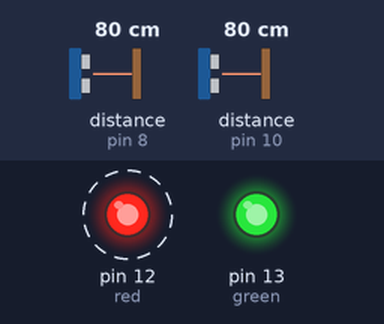
Simulated run of this sketch. Board: Arduino Uno, built with avr-gcc and run on an emulated ATmega328P. Parts: output pins drawn as LEDs (lit = HIGH). Wiring (inferred from the names in the program): 2 × ultrasonic range finder: trigger pin 9, echo pin 8 / trigger pin 11, echo pin 10. Dashed ring = blinking. Inputs (shaded band) come from the test bench; at power-on: distance to the obstacle (sensors on pin 8, pin 10) 80 cm. The echo pulse lasts 58.3 µs per cm; pins used as bus, display or sensor lines are not drawn; what the sketch prints to the serial monitor is not drawn.

Above: at 1.8 s.
1.9 s: distance to the obstacle (sensor on pin 8) set to 60 cm
6.0 s: distance to the obstacle (sensor on pin 10) set to 299 cm
10.1 s: distance to the obstacle (sensor on pin 8) set to 120 cm
14.2 s: distance to the obstacle (sensor on pin 10) set to 250 cm
Timing chart, 0 to 19.3 s (numbered marks = the images above; inputs shaded):
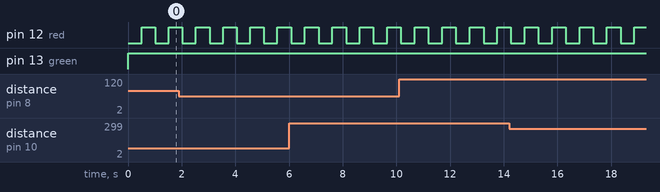

The sketch:

2ULTRASONIC_sensor.ino
```cpp
int trigPin1=11;
int echoPin1=10;

int trigPin2=9;
int echoPin2=8;

int green=13;
int red=12;
void setup() {
  Serial.begin (9600);
  pinMode(trigPin1, OUTPUT);
  pinMode(echoPin1, INPUT);
   pinMode(trigPin2, OUTPUT);
  pinMode(echoPin2, INPUT);
  pinMode(green, OUTPUT);
  pinMode(red, OUTPUT);
}

void loop() {
  long duration1, distance1;
  digitalWrite(trigPin1, LOW);  // Added this line
  delayMicroseconds(2); // Added this line
  digitalWrite(trigPin1, HIGH);
  delayMicroseconds(10); // Added this line
  digitalWrite(trigPin1, LOW);
  duration1 = pulseIn(echoPin1, HIGH);
  distance1 = duration1*0.034/2;

   if (distance1 >= 500 || distance1 <= 0){
    Serial.println("Out of range");
  }
  else {
    Serial.print ( "Sensor1 ");
    Serial.print ( distance1);
    Serial.println("cm");
    digitalWrite(green,HIGH);
    digitalWrite(red,LOW);
  }
  delay(500);
long duration2, distance2;
  digitalWrite(trigPin2, LOW);  // Added this line
  delayMicroseconds(2); // Added this line
  digitalWrite(trigPin2, HIGH);
  delayMicroseconds(10); // Added this line
  digitalWrite(trigPin2, LOW);
  duration2 = pulseIn(echoPin2, HIGH);
  distance2= duration2*0.034/2;

   if (distance2 >= 500 || distance2 <= 0){
    Serial.println("Out of range");
  }
  else {
    Serial.print("Sensor2 ");
    Serial.print(distance2);
    Serial.println("cm");
    digitalWrite(green,HIGH);
    digitalWrite(red,HIGH);
  }
  delay(500);
}
```

Measured:
- by itself, pin 12 (red): alternates HIGH for 0.52 s and LOW for 0.51 s
